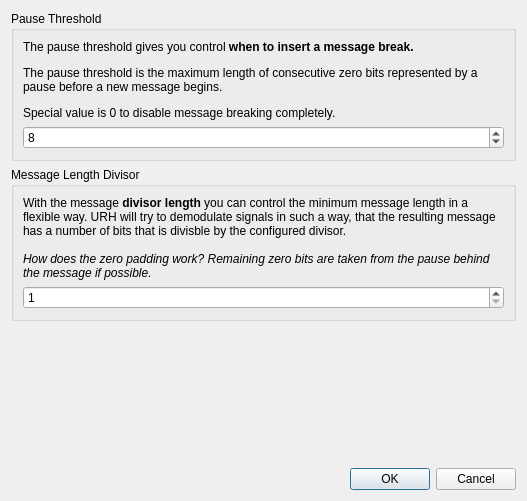
<?xml version="1.0" encoding="UTF-8"?>
<ui version="4.0">
 <class>DialogAdvancedModSettings</class>
 <widget class="QDialog" name="DialogAdvancedModSettings">
  <property name="geometry">
   <rect>
    <x>0</x>
    <y>0</y>
    <width>527</width>
    <height>501</height>
   </rect>
  </property>
  <property name="windowTitle">
   <string>Advanced Modulation Settings</string>
  </property>
  <layout class="QVBoxLayout" name="verticalLayout_3">
   <item>
    <widget class="QGroupBox" name="groupBox">
     <property name="title">
      <string>Pause Threshold</string>
     </property>
     <layout class="QVBoxLayout" name="verticalLayout">
      <item>
       <widget class="QLabel" name="label">
        <property name="text">
         <string>&lt;html&gt;&lt;head/&gt;&lt;body&gt;&lt;p&gt;The pause threshold gives you control &lt;span style=&quot; font-weight:600;&quot;&gt;when to insert a message break.&lt;/span&gt;&lt;/p&gt;&lt;p&gt;The pause threshold is the maximum length of consecutive zero bits represented by a pause before a new message begins.&lt;/p&gt;&lt;p&gt;Special value is 0 to disable message breaking completely.&lt;/p&gt;&lt;/body&gt;&lt;/html&gt;</string>
        </property>
        <property name="wordWrap">
         <bool>true</bool>
        </property>
       </widget>
      </item>
      <item>
       <widget class="QSpinBox" name="spinBoxPauseThreshold">
        <property name="specialValueText">
         <string>Disable</string>
        </property>
        <property name="minimum">
         <number>0</number>
        </property>
        <property name="maximum">
         <number>999999999</number>
        </property>
        <property name="value">
         <number>8</number>
        </property>
       </widget>
      </item>
     </layout>
    </widget>
   </item>
   <item>
    <widget class="QGroupBox" name="groupBox_2">
     <property name="title">
      <string>Message Length Divisor</string>
     </property>
     <layout class="QVBoxLayout" name="verticalLayout_2">
      <item>
       <widget class="QLabel" name="label_2">
        <property name="text">
         <string>&lt;html&gt;&lt;head/&gt;&lt;body&gt;&lt;p&gt;With the message &lt;span style=&quot; font-weight:600;&quot;&gt;divisor length&lt;/span&gt; you can control the minimum message length in a flexible way. URH will try to demodulate signals in such a way, that the resulting message has a number of bits that is divisble by the configured divisor. &lt;br/&gt;&lt;br/&gt;&lt;span style=&quot; font-style:italic;&quot;&gt;How does the zero padding work? Remaining zero bits are taken from the pause behind the message if possible.&lt;/span&gt;&lt;/p&gt;&lt;/body&gt;&lt;/html&gt;</string>
        </property>
        <property name="wordWrap">
         <bool>true</bool>
        </property>
       </widget>
      </item>
      <item>
       <widget class="QSpinBox" name="spinBoxMessageLengthDivisor">
        <property name="minimum">
         <number>1</number>
        </property>
        <property name="maximum">
         <number>999999999</number>
        </property>
       </widget>
      </item>
     </layout>
    </widget>
   </item>
   <item>
    <spacer name="verticalSpacer">
     <property name="orientation">
      <enum>Qt::Vertical</enum>
     </property>
     <property name="sizeHint" stdset="0">
      <size>
       <width>20</width>
       <height>40</height>
      </size>
     </property>
    </spacer>
   </item>
   <item>
    <widget class="QDialogButtonBox" name="buttonBox">
     <property name="orientation">
      <enum>Qt::Horizontal</enum>
     </property>
     <property name="standardButtons">
      <set>QDialogButtonBox::Cancel|QDialogButtonBox::Ok</set>
     </property>
    </widget>
   </item>
  </layout>
 </widget>
 <resources/>
 <connections>
  <connection>
   <sender>buttonBox</sender>
   <signal>accepted()</signal>
   <receiver>DialogAdvancedModSettings</receiver>
   <slot>accept()</slot>
   <hints>
    <hint type="sourcelabel">
     <x>248</x>
     <y>254</y>
    </hint>
    <hint type="destinationlabel">
     <x>157</x>
     <y>274</y>
    </hint>
   </hints>
  </connection>
  <connection>
   <sender>buttonBox</sender>
   <signal>rejected()</signal>
   <receiver>DialogAdvancedModSettings</receiver>
   <slot>reject()</slot>
   <hints>
    <hint type="sourcelabel">
     <x>316</x>
     <y>260</y>
    </hint>
    <hint type="destinationlabel">
     <x>286</x>
     <y>274</y>
    </hint>
   </hints>
  </connection>
 </connections>
</ui>
